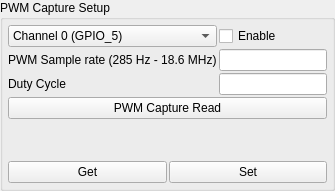
                 <widget class="QGroupBox" name="groupBox_PWMCapSetup">
                  <property name="title">
                   <string>PWM Capture Setup</string>
                  </property>
                  <layout class="QVBoxLayout" name="verticalLayout_28">
                   <property name="spacing">
                    <number>2</number>
                   </property>
                   <property name="leftMargin">
                    <number>5</number>
                   </property>
                   <property name="topMargin">
                    <number>5</number>
                   </property>
                   <property name="rightMargin">
                    <number>5</number>
                   </property>
                   <property name="bottomMargin">
                    <number>5</number>
                   </property>
                   <item>
                    <layout class="QGridLayout" name="gridLayout_23">
                     <item row="1" column="0">
                      <widget class="QLabel" name="label_PWMCapSampleRate">
                       <property name="text">
                        <string>PWM Sample rate (285 Hz - 18.6 MHz)</string>
                       </property>
                      </widget>
                     </item>
                     <item row="1" column="1">
                      <widget class="QLineEdit" name="lineEdit_PWMCapSampleRate"/>
                     </item>
                     <item row="2" column="0">
                      <widget class="QLabel" name="label_PWMCapDutyCycleReadback">
                       <property name="text">
                        <string>Duty Cycle</string>
                       </property>
                      </widget>
                     </item>
                     <item row="0" column="1">
                      <widget class="QCheckBox" name="checkBox_PWMCapEnable">
                       <property name="text">
                        <string>Enable</string>
                       </property>
                      </widget>
                     </item>
                     <item row="0" column="0">
                      <widget class="QComboBox" name="comboBox_PWMCapChannel">
                       <item>
                        <property name="text">
                         <string>Channel 0 (GPIO_5)</string>
                        </property>
                       </item>
                       <item>
                        <property name="text">
                         <string>Channel 1 (GPIO_6)</string>
                        </property>
                       </item>
                      </widget>
                     </item>
                     <item row="2" column="1">
                      <widget class="QLineEdit" name="lineEdit_PWMCapDutyCycleReadback">
                       <property name="readOnly">
                        <bool>true</bool>
                       </property>
                      </widget>
                     </item>
                    </layout>
                   </item>
                   <item>
                    <widget class="QPushButton" name="pushButton_PWMCapRead">
                     <property name="text">
                      <string>PWM Capture Read</string>
                     </property>
                    </widget>
                   </item>
                   <item>
                    <spacer name="verticalSpacer_19">
                     <property name="orientation">
                      <enum>Qt::Vertical</enum>
                     </property>
                     <property name="sizeHint" stdset="0">
                      <size>
                       <width>20</width>
                       <height>40</height>
                      </size>
                     </property>
                    </spacer>
                   </item>
                   <item>
                    <layout class="QHBoxLayout" name="horizontalLayout_28">
                     <item>
                      <widget class="QPushButton" name="pushButton_GetPWMCapConfig">
                       <property name="text">
                        <string>Get</string>
                       </property>
                      </widget>
                     </item>
                     <item>
                      <widget class="QPushButton" name="pushButton_SetPWMCapConfig">
                       <property name="text">
                        <string>Set</string>
                       </property>
                      </widget>
                     </item>
                    </layout>
                   </item>
                  </layout>
                 </widget>
